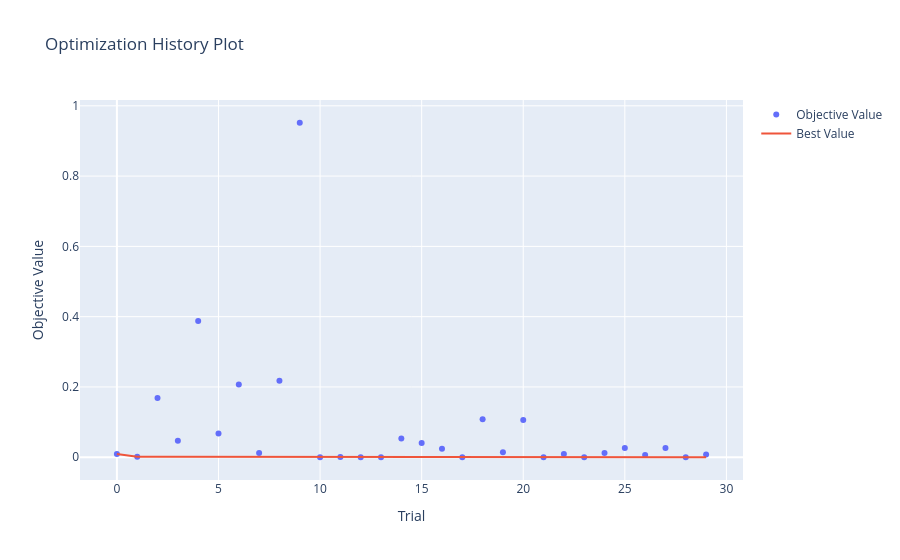

The code cell stored with this chart in its notebook:
### Markdown cell above
## Optunaとは

[Optuna](https://optuna.org/)は、Preferred Networks, Incが中心となって開発するオープンソースのブラックボックス最適化ソフトウェアです。
国内外の多くのユーザに利用されており、ハイパーパラメータの最適化から料理のレシピ最適化まで幅広く活用できます。（下図のGitHub Starの変遷をご覧ください。）
開発コミュニティも活発で、2023年6月現在で15人程度のコア開発者、200人近いコントリビュータを持ちます。
![star-history-202332.png](attachment:1fa01d50-c684-4657-8bc9-67a5322c0f79.png)

利用の方法は非常に単純で、最適化したい目的関数を定義して、`Study`と呼ばれるクラスのオブジェクトを作成し、その`optimize`メソッドを呼ぶだけです。

### Code cell
# y = x^2 (0 <= x <= 1)を最小化する例
def objective(trial):
    x = trial.suggest_float("x", 0, 1)
    return x ** 2

study = optuna.create_study()
study.optimize(objective, n_trials=30)
optuna.visualization.plot_optimization_history(study)

### Figure 1 — Plotly figure (JSON) as saved in the notebook; plotly's stock layout.template omitted (floating-point values rounded to 4 significant figures)
{"data": [{"mode": "markers", "name": "Objective Value", "type": "scatter", "x": [0, 1, 2, 3, 4, 5, 6, 7, 8, 9, 10, 11, 12, 13, 14, 15, 16, 17, 18, 19, 20, 21, 22, 23, 24, 25, 26, 27, 28, 29], "y": [0.009119, 0.001309, 0.1685, 0.04708, 0.3877, 0.06723, 0.207, 0.01199, 0.2179, 0.9517, 0.000173, 0.0005352, 0.0002428, 7.258e-05, 0.05302, 0.04084, 0.02402, 3.799e-06, 0.1081, 0.01437, 0.1062, 1.008e-06, 0.009311, 0.0001182, 0.01214, 0.02647, 0.006224, 0.02623, 5.621e-07, 0.008057]}, {"name": "Best Value", "type": "scatter", "x": [0, 1, 2, 3, 4, 5, 6, 7, 8, 9, 10, 11, 12, 13, 14, 15, 16, 17, 18, 19, 20, 21, 22, 23, 24, 25, 26, 27, 28, 29], "y": [0.009119, 0.001309, 0.001309, 0.001309, 0.001309, 0.001309, 0.001309, 0.001309, 0.001309, 0.001309, 0.000173, 0.000173, 0.000173, 7.258e-05, 7.258e-05, 7.258e-05, 7.258e-05, 3.799e-06, 3.799e-06, 3.799e-06, 3.799e-06, 1.008e-06, 1.008e-06, 1.008e-06, 1.008e-06, 1.008e-06, 1.008e-06, 1.008e-06, 5.621e-07, 5.621e-07]}], "layout": {"autosize": true, "title": {"text": "Optimization History Plot"}, "xaxis": {"autorange": true, "range": [-1.803, 30.8], "title": {"text": "Trial"}, "type": "linear"}, "yaxis": {"autorange": true, "range": [-0.07854, 1.03], "title": {"text": "Objective Value"}, "type": "linear"}}}
